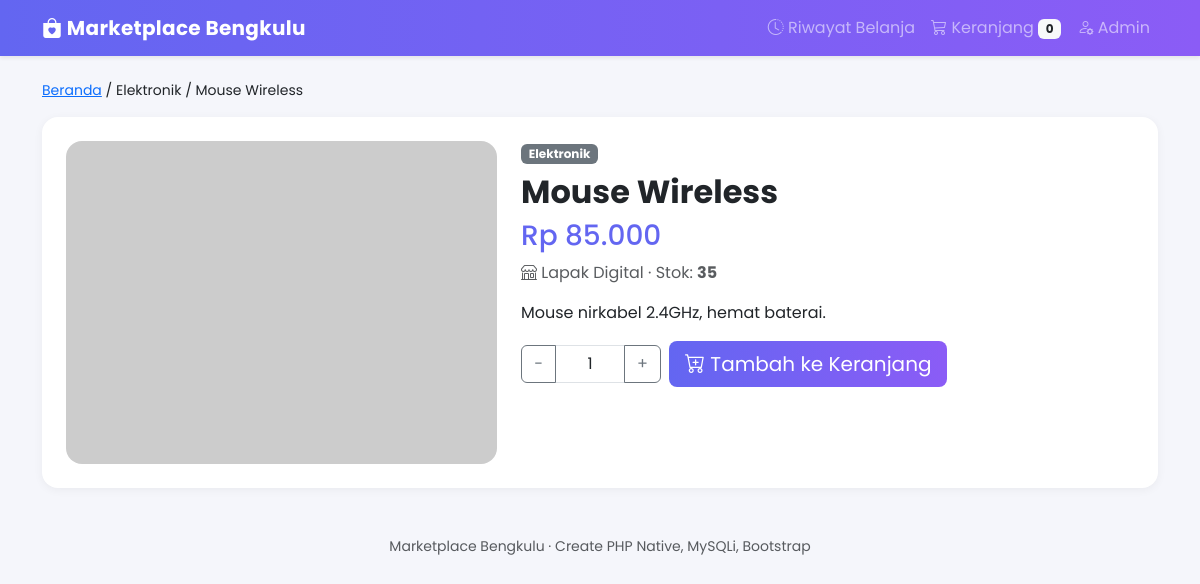
Page /produk.php?id=2 on the committed database.
### tables this page shows
CREATE TABLE produk(id_produk INT AUTO_INCREMENT PRIMARY KEY,id_penjual INT NOT NULL,id_kategori INT NOT NULL,nama_produk VARCHAR(150) NOT NULL,deskripsi TEXT,harga DECIMAL(12,0) NOT NULL,stok INT NOT NULL DEFAULT 0,gambar VARCHAR(255),
 FOREIGN KEY(id_penjual) REFERENCES penjual(id_penjual),FOREIGN KEY(id_kategori) REFERENCES kategori(id_kategori));

CREATE TABLE kategori(id_kategori INT AUTO_INCREMENT PRIMARY KEY,nama_kategori VARCHAR(50) NOT NULL);

CREATE TABLE penjual(id_penjual INT AUTO_INCREMENT PRIMARY KEY,nama_toko VARCHAR(100) NOT NULL,telepon VARCHAR(20),alamat VARCHAR(255));

### config.example.php (called while the page is built, shortened)
<?php
function rp($n)
{
  return 'Rp ' . number_format($n, 0, ',', '.');
}
function e($s)
{
  return htmlspecialchars((string)$s, ENT_QUOTES, 'UTF-8');
}
function gambar($g)
{
  return $g ? e($g) : 'https://placehold.co/400x300?text=Produk';
}

### produk.php (the view)
<?php include 'includes/header.php';
$id = (int)($_GET['id'] ?? 0);
$st = $db->prepare("SELECT p.*, k.nama_kategori, j.nama_toko FROM produk p JOIN kategori k USING(id_kategori) JOIN penjual j USING(id_penjual) WHERE id_produk=?");
$st->bind_param('i', $id); $st->execute(); $p = $st->get_result()->fetch_assoc();
if (!$p) { echo '<div class="alert alert-warning">Produk tidak ditemukan.</div>'; include 'includes/footer.php'; exit; } ?>
<nav class="small mb-3"><a href="index.php">Beranda</a> / <?= e($p['nama_kategori']) ?> / <?= e($p['nama_produk']) ?></nav>
<div class="box p-4 fade-in"><div class="row g-4"><div class="col-md-5"><img src="<?= gambar($p['gambar']) ?>" class="img-fluid rounded-4 w-100" alt=""></div>
<div class="col-md-7"><span class="badge bg-secondary"><?= e($p['nama_kategori']) ?></span>
 <h2 class="mt-2 fw-bold"><?= e($p['nama_produk']) ?></h2><h3 style="color:var(--c1)"><?= rp($p['harga']) ?></h3>
 <p class="text-muted mb-1"><i class="bi bi-shop"></i> <?= e($p['nama_toko']) ?> &middot; Stok: <b><?= $p['stok'] ?></b></p>
 <p class="mt-3"><?= nl2br(e($p['deskripsi'])) ?></p>
 <?php if ($p['stok'] > 0): ?><div class="d-flex gap-2 align-items-center">
  <div class="input-group" style="width:140px"><button type="button" class="btn btn-outline-secondary" data-step="-1">&minus;</button>
   <input id="qty" class="form-control text-center" value="1" min="1" max="<?= $p['stok'] ?>" readonly><button type="button" class="btn btn-outline-secondary" data-step="1">+</button></div>
  <button data-add="<?= $p['id_produk'] ?>" class="btn btn-grad btn-lg"><i class="bi bi-cart-plus"></i> Tambah ke Keranjang</button></div>
 <?php else: ?><div class="alert alert-danger">Stok habis</div><?php endif; ?>
</div></div></div>
<?php include 'includes/footer.php'; ?>

### assets/style.css (style rules this page uses)
:root { --c1:#6366f1;--c2:#8b5cf6 }
body { background:#f5f6fb;font-family:'Poppins',system-ui,sans-serif }
.btn-grad { background:linear-gradient(90deg,var(--c1),var(--c2));color:#fff;border:0 }
.box { background:#fff;border-radius:1rem;box-shadow:0 2px 10px rgba(0,0,0,.05) }
.fade-in { animation:fi .5s both }

### rows in the picture
produk: id_kategori.nama_kategori "Elektronik", nama_produk "Mouse Wireless", harga "Rp 85.000", id_penjual.nama_toko "Lapak Digital", stok "35", deskripsi "Mouse nirkabel 2.4GHz, hemat baterai."

### other values in the picture
$jml "0"
